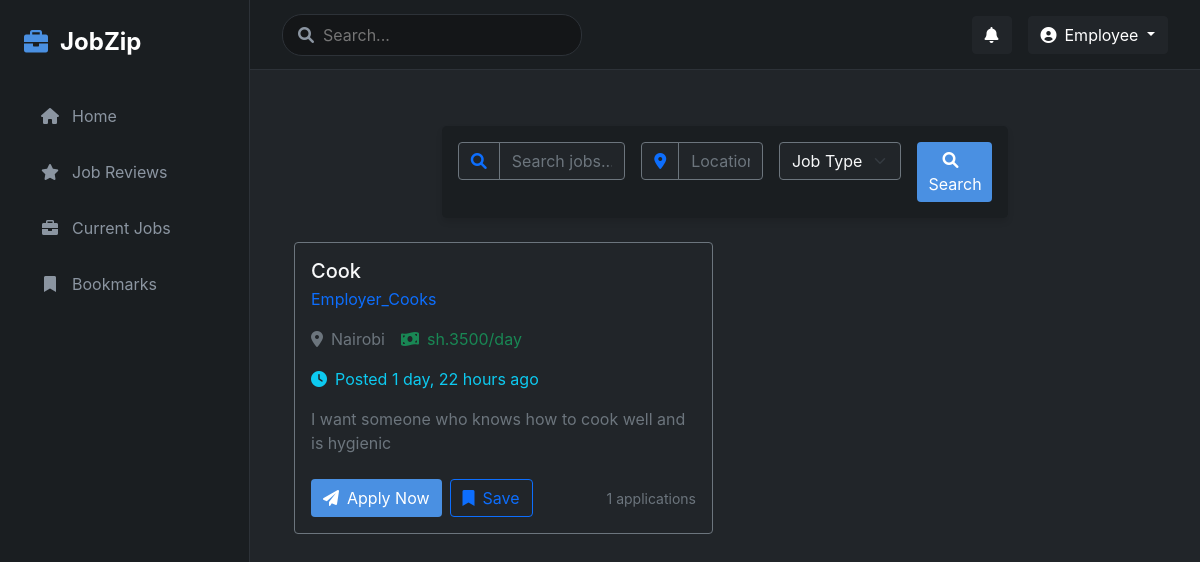
Before: /listings/ (signed in) with the older database file.
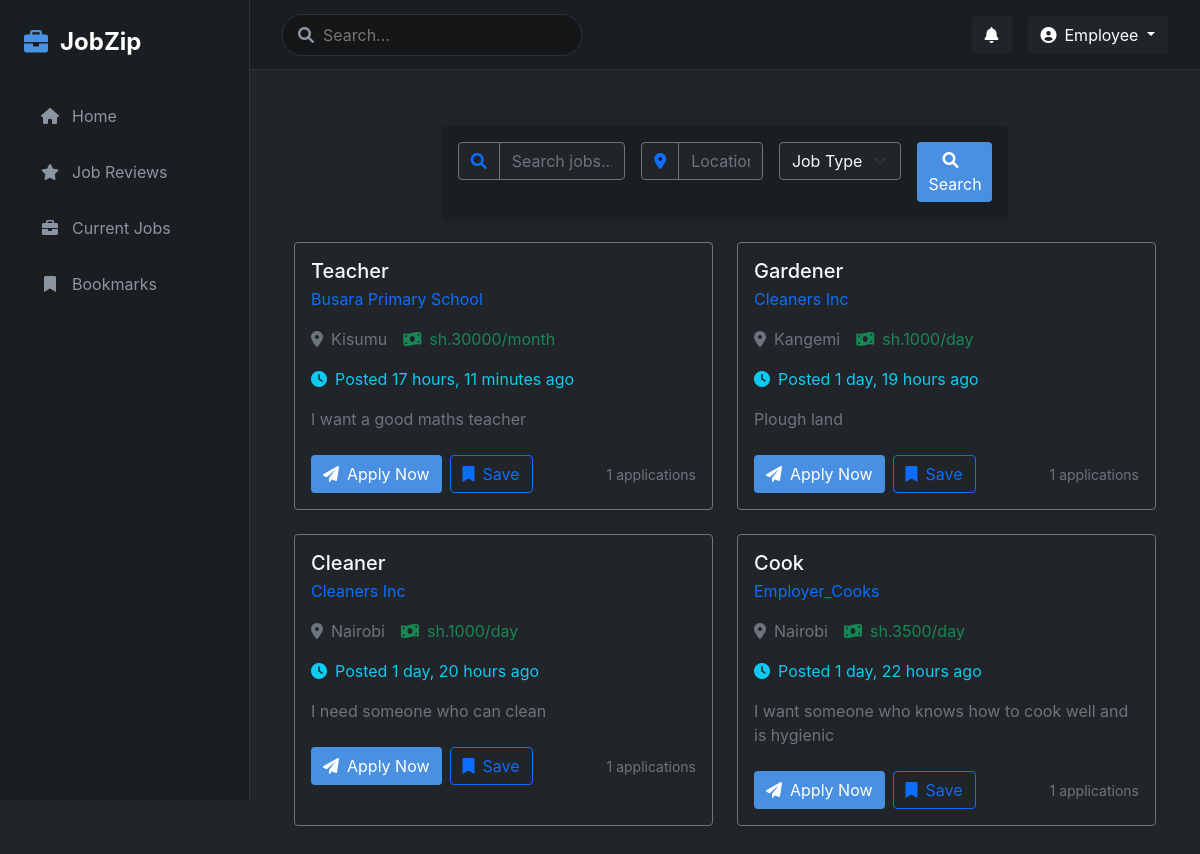
After: the same page with the newer database file.
### jobs/models.py (models this page shows, shortened)
class Job(models.Model):
    STATUS_CHOICES = (
        ('open', 'Open'),
        ('closed', 'Closed'),
    )
    employer = models.ForeignKey(User, on_delete=models.CASCADE, related_name='posted_jobs')
    title = models.CharField(max_length=200)
    description = models.TextField()
    location = models.CharField(max_length=100)
    duration = models.CharField(max_length=50)
    company = models.CharField(max_length=200)
    salary = models.CharField(max_length=100, help_text="e.g., $50,000/year or $25/hour", null=True, blank=True)
    employees_required = models.IntegerField()
    deadline = models.DateTimeField()
    created_at = models.DateTimeField(auto_now_add=True)
    status = models.CharField(max_length=10, choices=STATUS_CHOICES, default='open')
    company_pictures = models.ManyToManyField('CompanyPicture')

### jobs/views.py (the view)
# urls.py: path('listings/', views.listings, name='listings'),
@login_required
def listings(request):
    if request.user.user_type == 'employer':
        return render(request, 'jobs/employer_listings.html', {
            'jobs': Job.objects.filter(employer=request.user).order_by('-created_at'),
            'form': JobPostForm()
        })
    elif request.user.user_type == 'employee':
        jobs = Job.objects.filter(status='open').order_by('-created_at')
        bookmarks = Bookmark.objects.filter(user=request.user).values_list('job_id', flat=True)
        for job in jobs:
            job.is_bookmarked = job.id in bookmarks
        return render(request, 'jobs/listings.html', {'jobs': jobs})
    return redirect('home')

### jobs/templates/jobs/listings.html (shortened to what the changed rows need)
{% extends 'jobs/base.html' %}
{% load static %}
{% block content %}
<div class="container-fluid py-4">
    <div class="row">
        {% for job in jobs %}
        <div class="col-lg-6 mb-4">
            <div class="card bg-dark border-secondary h-100">
                <div class="card-body">
                    <div class="d-flex justify-content-between align-items-start mb-3">
                        <div>
                            <h5 class="card-title mb-1">{{ job.title }}</h5>
                            <div class="text-primary">{{ job.company }}</div>
                        </div>
                    </div>
                    <div class="mb-3">
                        <div class="d-flex flex-wrap gap-3">
                            <div class="text-muted">
                                <i class="fas fa-map-marker-alt me-2"></i>{{ job.location }}
                            </div>
                            <div class="text-success">
                                <i class="fas fa-money-bill-wave me-2"></i>{{ job.salary }}
                            </div>
                            <div class="text-info">
                                <i class="fas fa-clock me-2"></i>Posted {{ job.created_at|timesince }} ago
                            </div>
                        </div>
                    </div>
                    <p class="card-text text-muted mb-4">{{ job.description|truncatewords:50 }}</p>
                    <div class="d-flex justify-content-between align-items-center">
                        <div class="d-flex gap-2">
                            <button type="button" class="btn btn-primary" onclick="applyForJob({{ job.id }})">
                                <i class="fas fa-paper-plane me-2"></i>Apply Now
                            </button>
                            <button type="button" class="btn btn-outline-primary" onclick="toggleBookmark({{ job.id }})">
                                <i class="fas fa-bookmark me-2"></i>Save
                            </button>
                        </div>
                        <small class="text-muted">{{ job.applications.count }} applications</small>
                    </div>
                </div>
            </div>
        </div>
        {% empty %}
        <div class="col-12">
            <div class="alert alert-info">
                <i class="fas fa-info-circle me-2"></i>No job listings found.
            </div>
        </div>
        {% endfor %}
    </div>
</div>
{% endblock %}

Changed rows visible on the page:
added Job: title "Teacher", company "Busara Primary School", location "Kisumu", salary "sh.30000/month", created_at "17 hours, 11 minutes", description "I want a good maths teacher", applications.count "1"
added Job: title "Gardener", company "Cleaners Inc", location "Kangemi", salary "sh.1000/day", created_at "1 day, 19 hours", description "Plough land", applications.count "1"
added Job: title "Cleaner", company "Cleaners Inc", location "Nairobi", salary "sh.1000/day", created_at "1 day, 20 hours", description "I need someone who can clean", applications.count "1"
